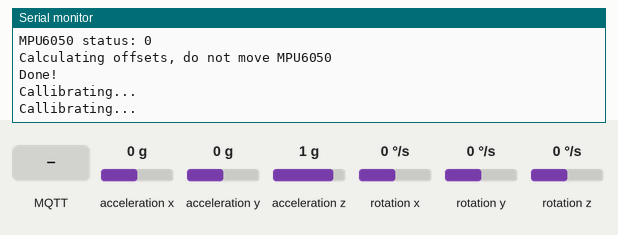
The program below on a simulated ESP32. Shown: the last lines printed to the serial monitor. The test bench sets the inputs (shaded band); at power-on: acceleration x 0 g, acceleration y 0 g, acceleration z 1 g, rotation x 0 °/s, rotation y 0 °/s, rotation z 0 °/s. WiFi joins after 1.5 s; servers stay silent unless stated; no MQTT or app messages arrive unless stated.

Above: at 4.7 s.
4.8 s: MQTT message "1" arrives on the first subscribed topic
At 6.3 s:
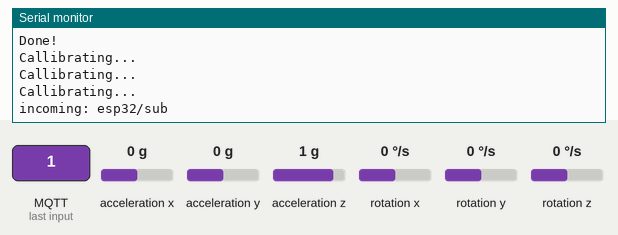
7.8 s: acceleration x set to -1.4 g
At 9.4 s:
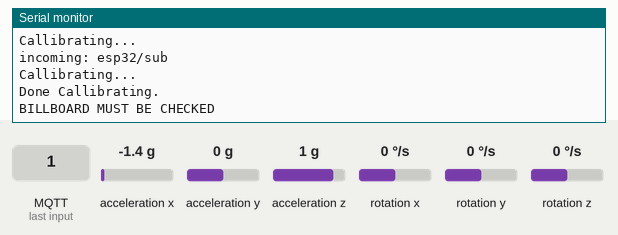
10.8 s: acceleration x set to 0 g
At 12.4 s:
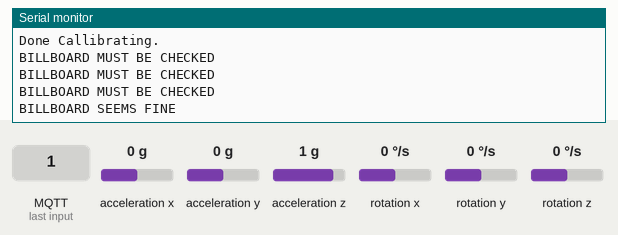

The program:

main.cpp
```cpp
/* Get all possible data from MPU6050
 * Accelerometer values are given as multiple of the gravity [1g = 9.81 m/s²]
 * Gyro values are given in deg/s
 * Angles are given in degrees
 * Note that X and Y are tilt angles and not pitch/roll.
 * Kanishk Kaushal
 */

#include <Arduino.h>
#include "Wire.h"
#include <MPU6050_light.h>
#include "Secrets.h"
#include <WiFiClientSecure.h>
#include <PubSubClient.h>
#include <ArduinoJson.h>
#include "WiFi.h"

#define AWS_IOT_PUBLISH_TOPIC   "esp32/pub"
#define AWS_IOT_SUBSCRIBE_TOPIC "esp32/sub"

String bbStatus;

void printData(void);

MPU6050 mpu(Wire);

long timer = 0;

float init_r, init_p, init_y;
float r, p, y;

int iter = 0;

WiFiClientSecure net = WiFiClientSecure();
PubSubClient client(net);

void messageHandler(char* topic, byte* payload, unsigned int length)
{
  Serial.print("incoming: ");
  Serial.println(topic);

  StaticJsonDocument<200> doc;
  deserializeJson(doc, payload);
  const char* message = doc["message"];
  Serial.println(message);
}

void connectAWS()
{
  WiFi.mode(WIFI_STA);
  WiFi.begin(WIFI_SSID, WIFI_PASSWORD);

  Serial.println("Connecting to Wi-Fi");

  while (WiFi.status() != WL_CONNECTED)
  {
    delay(500);
    Serial.print(".");
  }

  Serial.println("");
  Serial.println("WiFi connected.");
  Serial.println("IP address: ");
  Serial.println(WiFi.localIP());
  Serial.println();

  // Configure WiFiClientSecure to use the AWS IoT device credentials
  net.setCACert(AWS_CERT_CA);
  net.setCertificate(AWS_CERT_CRT);
  net.setPrivateKey(AWS_CERT_PRIVATE);

  // Connect to the MQTT broker on the AWS endpoint we defined earlier
  client.setServer(AWS_IOT_ENDPOINT, 8883);

  // Create a message handler
  client.setCallback(messageHandler);

  Serial.println("Connecting to AWS IOT");

  while (!client.connect(THINGNAME))
  {
    Serial.print(".");
    delay(100);
  }

  if (!client.connected())
  {
    Serial.println("AWS IoT Timeout!");
    return;
  }

  // Subscribe to a topic
  client.subscribe(AWS_IOT_SUBSCRIBE_TOPIC);

  Serial.println("AWS IoT Connected!");
}

void publishMessage()
{
  StaticJsonDocument<200> doc;
  doc["Billboard Status"] = bbStatus;
  char jsonBuffer[512];
  serializeJson(doc, jsonBuffer); // print to client

  client.publish(AWS_IOT_PUBLISH_TOPIC, jsonBuffer);
}

void setup()
{
  Serial.begin(115200);
  Wire.begin();
  connectAWS();

  byte status = mpu.begin();
  Serial.print(F("MPU6050 status: "));
  Serial.println(status);
  while (status != 0)
  {
  } // stop everything if could not connect to MPU6050

  Serial.println(F("Calculating offsets, do not move MPU6050"));
  delay(1000);
  mpu.calcOffsets(true, true); // gyro and accelero
  Serial.println("Done!\n");

  mpu.update();
}

void loop()
{
  mpu.update();

  if (millis() - timer > 1000)
  {
    iter++; // Read initial values at 5th iteration | Inital values are noise-y in the setup function, therefore using this approach

    if(iter < 5)
    {
      Serial.println("Callibrating...");
    }

    if (iter == 5)
    {
      Serial.println("Done Callibrating.");
      init_r = mpu.getAngleX();
      init_p = mpu.getAngleY();
      init_y = mpu.getAngleZ();
    }

    r = mpu.getAngleX();
    p = mpu.getAngleY();
    y = mpu.getAngleZ();

    if (iter > 5)
      iter = 6;

    if (iter == 6)
    {
      if ((abs(r - init_r) >= 2) || (abs(p - init_p) >= 2) || (abs(y - init_y) >= 2))
      {
        Serial.println("BILLBOARD MUST BE CHECKED");
        bbStatus = "BILLBOARD MUST BE CHECKED";
      }
      else
      {
        Serial.println("BILLBOARD SEEMS FINE");
        bbStatus = "BILLBOARD SEEMS FINE";
      }
    }

    // printData();
    timer = millis();
    publishMessage();
    client.loop();
  }
}

void printData(void)
{
  // print data every second
  Serial.print("Init Values :");
  Serial.println(init_r);
  Serial.println(init_p);
  Serial.println(init_y);
  Serial.println(F("TEMPERATURE: "));
  Serial.println(mpu.getTemp());
  Serial.print(F("ACCELERO  X: "));
  Serial.print(mpu.getAccX());
  Serial.print("\tY: ");
  Serial.print(mpu.getAccY());
  Serial.print("\tZ: ");
  Serial.println(mpu.getAccZ());

  Serial.print(F("GYRO      X: "));
  Serial.print(mpu.getGyroX());
  Serial.print("\tY: ");
  Serial.print(mpu.getGyroY());
  Serial.print("\tZ: ");
  Serial.println(mpu.getGyroZ());

  Serial.print(F("ACC ANGLE X: "));
  Serial.print(mpu.getAccAngleX());
  Serial.print("\tY: ");
  Serial.println(mpu.getAccAngleY());

  Serial.print(F("ANGLE     X: "));
  Serial.print(mpu.getAngleX());
  Serial.print("\tY: ");
  Serial.print(mpu.getAngleY());
  Serial.print("\tZ: ");
  Serial.println(mpu.getAngleZ());
  Serial.println(F("=====================================================\n"));
}
```

Secrets.h
```cpp
#include <pgmspace.h>

#define SECRET
#define THINGNAME "signageMonitoring_sys"                         //change this

const char WIFI_SSID[] = "OnePlus95g";               //change this
const char WIFI_PASSWORD[] = "password";           //change this
const char AWS_IOT_ENDPOINT[] = "a1ujz06l179gqq-ats.iot.ap-south-1.amazonaws.com";       //change this

// Amazon Root CA 1
static const char AWS_CERT_CA[] PROGMEM = R"EOF(
-----BEGIN CERTIFICATE-----
MIIDQTCCAimgAwIBAgITBmyfz5m/jAo54vB4ikPmljZbyjANBgkqhkiG9w0BAQsF
ADA5MQswCQYDVQQGEwJVUzEPMA0GA1UEChMGQW1hem9uMRkwFwYDVQQDExBBbWF6
b24gUm9vdCBDQSAxMB4XDTE1MDUyNjAwMDAwMFoXDTM4MDExNzAwMDAwMFowOTEL
MAkGA1UEBhMCVVMxDzANBgNVBAoTBkFtYXpvbjEZMBcGA1UEAxMQQW1hem9uIFJv
b3QgQ0EgMTCCASIwDQYJKoZIhvcNAQEBBQADggEPADCCAQoCggEBALJ4gHHKeNXj
ca9HgFB0fW7Y14h29Jlo91ghYPl0hAEvrAIthtOgQ3pOsqTQNroBvo3bSMgHFzZM
9O6II8c+6zf1tRn4SWiw3te5djgdYZ6k/oI2peVKVuRF4fn9tBb6dNqcmzU5L/qw
IFAGbHrQgLKm+a/sRxmPUDgH3KKHOVj4utWp+UhnMJbulHheb4mjUcAwhmahRWa6
VOujw5H5SNz/0egwLX0tdHA114gk957EWW67c4cX8jJGKLhD+rcdqsq08p8kDi1L
93FcXmn/6pUCyziKrlA4b9v7LWIbxcceVOF34GfID5yHI9Y/QCB/IIDEgEw+OyQm
jgSubJrIqg0CAwEAAaNCMEAwDwYDVR0TAQH/BAUwAwEB/zAOBgNVHQ8BAf8EBAMC
AYYwHQYDVR0OBBYEFIQYzIU07LwMlJQuCFmcx7IQTgoIMA0GCSqGSIb3DQEBCwUA
A4IBAQCY8jdaQZChGsV2USggNiMOruYou6r4lK5IpDB/G/wkjUu0yKGX9rbxenDI
U5PMCCjjmCXPI6T53iHTfIUJrU6adTrCC2qJeHZERxhlbI1Bjjt/msv0tadQ1wUs
N+gDS63pYaACbvXy8MWy7Vu33PqUXHeeE6V/Uq2V8viTO96LXFvKWlJbYK8U90vv
o/ufQJVtMVT8QtPHRh8jrdkPSHCa2XV4cdFyQzR1bldZwgJcJmApzyMZFo6IQ6XU
5MsI+yMRQ+hDKXJioaldXgjUkK642M4UwtBV8ob2xJNDd2ZhwLnoQdeXeGADbkpy
rqXRfboQnoZsG4q5WTP468SQvvG5
-----END CERTIFICATE-----
)EOF";

// Device Certificate                                               //change this
static const char AWS_CERT_CRT[] PROGMEM = R"KEY(
-----BEGIN CERTIFICATE-----
MIIDWTCCAkGgAwIBAgIUKfHx+6ymb68/xXUeTQa07hMTr30wDQYJKoZIhvcNAQEL
BQAwTTFLMEkGA1UECwxCQW1hem9uIFdlYiBTZXJ2aWNlcyBPPUFtYXpvbi5jb20g
SW5jLiBMPVNlYXR0bGUgU1Q9V2FzaGluZ3RvbiBDPVVTMB4XDTIyMTIwNjA5MzUw
NloXDTQ5MTIzMTIzNTk1OVowHjEcMBoGA1UEAwwTQVdTIElvVCBDZXJ0aWZpY2F0
ZTCCASIwDQYJKoZIhvcNAQEBBQADggEPADCCAQoCggEBAK/+1gzuDgIakvO/Eff8
3oYhP0aInzqR6gYcut8H+m+M+eetaXWatihMCWqMUuLU4sZUr2Vck+yyEb5VOFc6
RxNihHF1IKjwpgRhnuUZ22G15DVr/4vTLhDaAxYm4jShAm7J0D8i8DFqlhJ0gp/M
O1gnjac+ls3C0xZXp/98JM35tJ1Jw0jv4/xAif66J8fnFDjLu5airdVLZBQ0Ctz+
xWgYgoQOb4KqleCBgS64xMi5VrCSUUuK2/ZaaVFrFctJ7j4rH/IYMNpcSVY4tPaP
nm1puwPZTnPjZt79KgDuw2ByGb/3Q/wBSZf7guYl2TO53xiOFuJQvs9ZnNxhrM+5
K0MCAwEAAaNgMF4wHwYDVR0jBBgwFoAUC/rWd4baif/xPB7yvAft78EV47owHQYD
VR0OBBYEFFhr1GGkNqM+HUci2QIk+OWfYkO+MAwGA1UdEwEB/wQCMAAwDgYDVR0P
AQH/BAQDAgeAMA0GCSqGSIb3DQEBCwUAA4IBAQB2Ve7iU0mHqAFlkeuUU+SPg4U4
rvIs48E7ReN0LWbLFNV2BafItWTVXaLg9sZ1/e5PBZvvlroMbjdgsMlas+FSOkp+
vN0Oneuy8nTokmpvTZEdrnS4n8Lte2SuswmSqFeGZJDd4zgpnqEO7n0VMZzBwYDK
KK5Om9N4R9ArF88cshJp1DMqdEkyPMgGbhVhnzOvO6vnf76kyXTiDGehm+eb52cG
pj614I+bZlF0M6p1Yb8Yv9q1aW1ixN9oVMOQqGzzZO1cghPII8YB5/Ybopj78lB5
pj046HxL/rWzDJp9xv6BMBrJFM0nZG3Sr86m6kGdIcShGNdg9btWWlAuK189
-----END CERTIFICATE-----


)KEY";

// Device Private Key                                               //change this
static const char AWS_CERT_PRIVATE[] PROGMEM = R"KEY(
-----BEGIN RSA PRIVATE KEY-----
MIIEowIBAAKCAQEAr/7WDO4OAhqS878R9/zehiE/RoifOpHqBhy63wf6b4z5561p
dZq2KEwJaoxS4tTixlSvZVyT7LIRvlU4VzpHE2KEcXUgqPCmBGGe5RnbYbXkNWv/
i9MuENoDFibiNKECbsnQPyLwMWqWEnSCn8w7WCeNpz6WzcLTFlen/3wkzfm0nUnD
SO/j/ECJ/ronx+cUOMu7lqKt1UtkFDQK3P7FaBiChA5vgqqV4IGBLrjEyLlWsJJR
S4rb9lppUWsVy0nuPisf8hgw2lxJVji09o+ebWm7A9lOc+Nm3v0qAO7DYHIZv/dD
/AFJl/uC5iXZM7nfGI4W4lC+z1mc3GGsz7krQwIDAQABAoIBAEn0SNgIFITXy9Z2
/ML7VDqCsAcgk+BVvkQxQGlF/ftv/vdWjFEp4M+QHAjUzGOa12xF26o5O8OjlAcp
4lHtID7KECNo939mGC0RJGba9a/acfns1uZXqCzWn6NoVXeODOqnDUXqlYn+Yu+A
W/9wH6PMgx67Ez2FV5Q041hdP035pHem0qb3ek+iTRLU7KTUgziirr+PlclojYv7
vPynDWzga1ljEBz5qmrM/mXAH2tj5waN3KIzujSgjE47KPp0sA0e0CdlVkq1j9tF
xNkFQHj6hivaQsjITnScJ65CaQBtUUxVh7byB0QytJC1F0udIYqlfYEjIg1yO4Ky
oXkEDMECgYEA2RNCjAHuFS8SqimwwxUXsLp6rYAbb4shSJETzPfPbxmdAdJrU454
RQ3S00S3fDLSYZfbMmdWjxeaOI0/Sz4ebYwl/qxh4PKl7LMBPUhnwzBEgzSM+6fV
zxXRVKCvu8wtOv1ZOrgVGQ22f1UMyI+0jQozyJPXV8OoV1sYBlB+riECgYEAz43T
2Arx6yTHNCnVf8n+HmLionnvhYY44QuWU/XJeyy/wExdGzp8JkMQ6EkUJxQNz3jF
Xprf9GgvCRfp3zqnPF9MCV7fIiQU0lWntIYiyRmzOu3/nfHeNZ8va0TEQ/LErD/f
OlpDWJgVZKihCUWUZtWg+zRf67FhTJk0arykROMCgYBmWvSH++j9SCLu5ZWZhvqS
tHtgEAXfxKS/CNljTn4bDuK/ly5QSd9gADKmt8Ik5/nXVrlevOdNtX1cqQ1tNy81
zF2mBjZo0UF3qLgu41M58Cp+C2tmxi7E5K69zr7OOGojZI6MZ3xbQeIJjFrovwoN
bwAX1c42beWUuzlK0O3KwQKBgQCxIc5o87ZQwvuLJiTCQaYxUp0uorfrEYjbbyMl
ln8UMzWWrNVNFpW7pcL5Kt0bGL9MkDqJKc317TAvJ4x96bWuDXp8CM6PeZGXjGhq
5Yssa1WN9m4P4sqMosU6W97QSpDUnFIrn7sYEfs4A74jhpFHTgxsNt+h66kpURrt
+P6MlwKBgBQ/RUUIg0k5mb0wXlnBXPDRIWcXkluTwK6uIa1M6yTm0N+EB5cuy8bP
jhy7/8cojph0zJ7+ywGDzQ/5vRx1d7L3ulB/4/Qx+dBLxrGgPw+YHbzjx5o1tuO8
JdRsZphYCCUYA9MoCmQeTmaBXw3W5DjI8/A5dml7hV/Ww1jjxG5C
-----END RSA PRIVATE KEY-----


)KEY";
```

Measured:
- after the input at 4.8 s, the serial monitor: prints a new line after 0.76 s (image 1)
- after the input at 7.8 s, the serial monitor: prints a new line after 0.77 s (image 2)
- after the input at 10.8 s, the serial monitor: prints a new line after 0.77 s (image 3)
